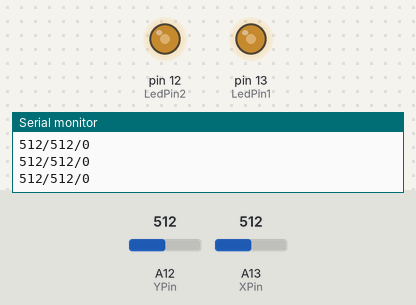
Bench run of a sketch on a simulated Arduino Mega 2560, built with avr-gcc and run on an emulated ATmega2560. On the bench: output pins drawn as LEDs (lit = HIGH), the last lines printed to the serial monitor. The inputs (shaded band) are chosen by the test bench; at power-on: A12 (YPin) = 512, A13 (XPin) = 512.

Above: at 1.2 s.
1.3 s: A12 (YPin) set to 1005
At 2.5 s:
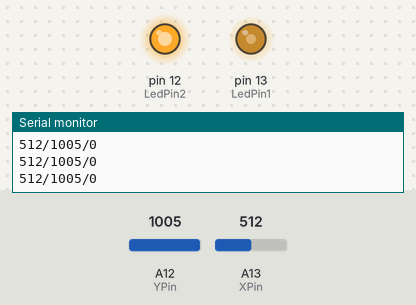
2.8 s: A12 (YPin) set to 1023
At 3.6 s:
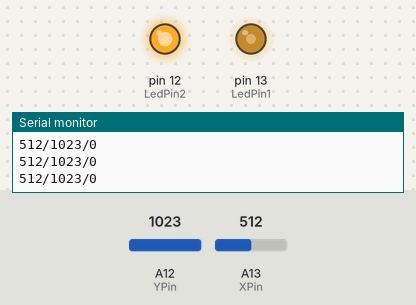
4.3 s: A13 (XPin) set to 716
At 5.0 s:
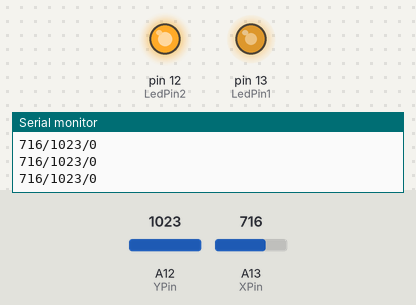
5.8 s: A13 (XPin) set to 900
At 7.0 s:
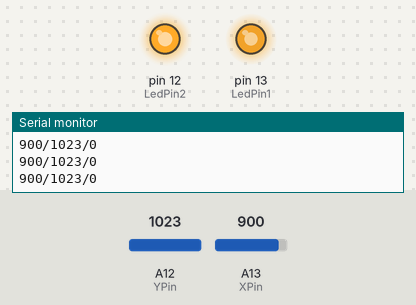
7.3 s: A12 (YPin) set to 716
At 8.2 s:
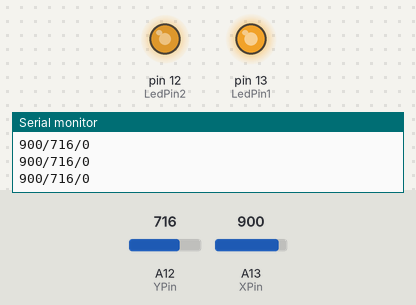
8.8 s: A13 (XPin) set to 511
At 9.4 s:
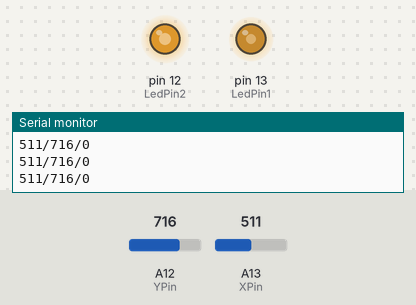
Timing chart, 0 to 11.3 s (numbered marks = the images above; inputs shaded):
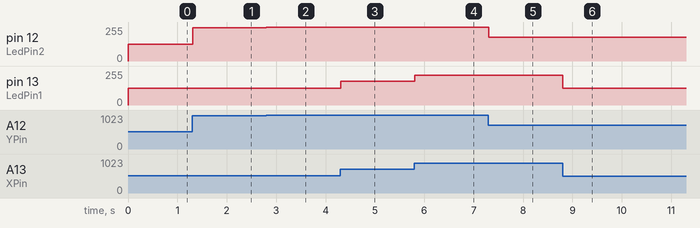

The sketch:

XYJoystick.ino
```cpp
#include <Arduino.h>
#include <analogWrite.h>

#define ZPin 0
#define LedPin1 13
#define LedPin2 12
#define XPin A13
#define YPin A12

   int val1 = 0 ;
   int val2 = 0 ;
   int val3 = 0 ;
void setup()
{
pinMode(LedPin1,OUTPUT);//設置數位IO腳模式，OUTPUT為Output
pinMode(LedPin2,OUTPUT);//設置數位IO腳模式，OUTPUT為Output
 pinMode(ZPin,INPUT);//定義digital為輸入介面
 //pinMode(XPin,INPUT);//定義為類比輸入介面
// pinMode(YPin,INPUT);//定義為類比輸入介面


  Serial.begin(115200);//設定串列傳輸速率為115200
}
void loop()
{
   val1=analogRead(XPin);
   val2=analogRead(YPin);
   val3=digitalRead(ZPin);
    Serial.print(val1);
    Serial.print("/");
    Serial.print(val2);
    Serial.print("/");
    Serial.print(val3);
    Serial.print("\n");

       //-------------
       analogWrite(LedPin1,map(val1,0,1023,0,255)) ;
       analogWrite(LedPin2,map(val2,0,1023,0,255)) ;
         delay(10);
}
```

Measured:
- after the input at 1.3 s, pin 12 (LedPin2): 127/255 → 250/255 at once
- after the input at 2.8 s, pin 12 (LedPin2): 250/255 → 255/255 at once
- after the input at 4.3 s, pin 13 (LedPin1): 127/255 → 178/255 at once
- after the input at 5.8 s, pin 13 (LedPin1): 178/255 → 224/255 at once
- after the input at 7.3 s, pin 12 (LedPin2): 255/255 → 178/255 at once
- after the input at 8.8 s, pin 13 (LedPin1): 224/255 → 127/255 at once
